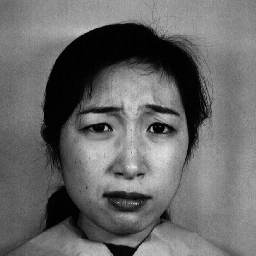
#> input picture jaffedbase prepaired/DISGUST/KA.DI1.42.tiff, 256 x 256 px; its folder holds only this picture in this run
$ jupyter execute svd.sync.ipynb   (shell and % lines are left out)
#> lines starting #> are read from the running program, lines starting #| are printed output that depends on the picture
[cell 1]
import matplotlib.pyplot as plt
import numpy as np
from PIL import Image
from pathlib import Path

INPUT_DIR = Path.cwd() / "jaffedbase prepaired"
OUTPUT_DIR = Path.cwd() / "jaffedbase augmented"
# create output dir if not exists
OUTPUT_DIR.mkdir(exist_ok=True)

[cell 2]
# loop over all directories in the input directory
for dir in INPUT_DIR.iterdir():
    # loop over all files in the directory
    for file in dir.iterdir():
        # load the image and convert it to grayscale
        image = Image.open(file)
#> image is the input picture: PIL image 256x256 L; min 0, max 238, mean 104.6
        image = image.convert("LA")
#> image: PIL image 256x256 LA
        imgmat = np.array(list(image.getdata(band=0)), float)
        imgmat.shape = (image.size[1], image.size[0])
        imgmat = np.matrix(imgmat)
        U, S, V = np.linalg.svd(imgmat)
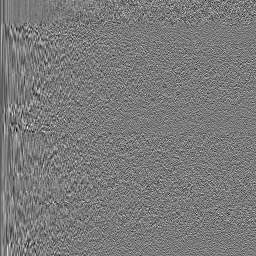
#> U: shape (256, 256) float64; min -0.309, max 0.332, mean -0.000246; drawn with min black and max white
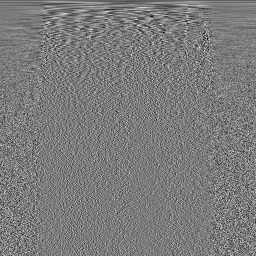
#> V: shape (256, 256) float64; min -0.318, max 0.336, mean -0.000228; drawn with min black and max white
#> S = 256 values, max 27900.6 at index 0, min 0.103 at index 255, mean 334.6
        # reconstitute the image
        imgmat = np.dot(U, np.dot(np.diag(S), V))
        # create output path in the output directory
        outpath = OUTPUT_DIR / dir.name
        outpath.mkdir(exist_ok=True)
        # save image in output path + file + "_svd" dot original file ending
        plt.imsave(outpath / file.name.replace(file.suffix, "_svd" + file.suffix), imgmat, cmap="gray")
#> pass 2 of the loop `for dir in INPUT_DIR.iterdir():`:
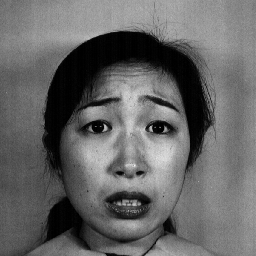
#> input picture jaffedbase prepaired/FEAR/KA.FE1.45.tiff, 256 x 256 px
#> image is the input picture: PIL image 256x256 L; min 0, max 242, mean 102
#> image: PIL image 256x256 LA
#> `U, S, V = np.linalg.svd(imgmat)`:
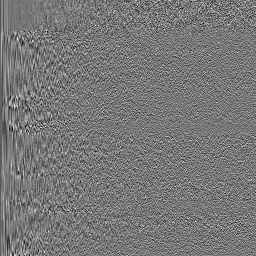
#> U: shape (256, 256) float64; min -0.296, max 0.33, mean -0.000256; drawn with min black and max white
#> `U, S, V = np.linalg.svd(imgmat)`:
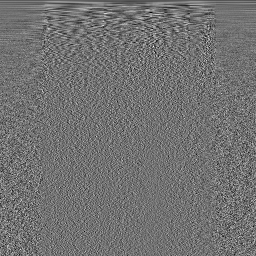
#> V: shape (256, 256) float64; min -0.301, max 0.37, mean -0.000198; drawn with min black and max white
#> S = 256 values, max 27265.9 at index 0, min 0.0325 at index 255, mean 322.4
